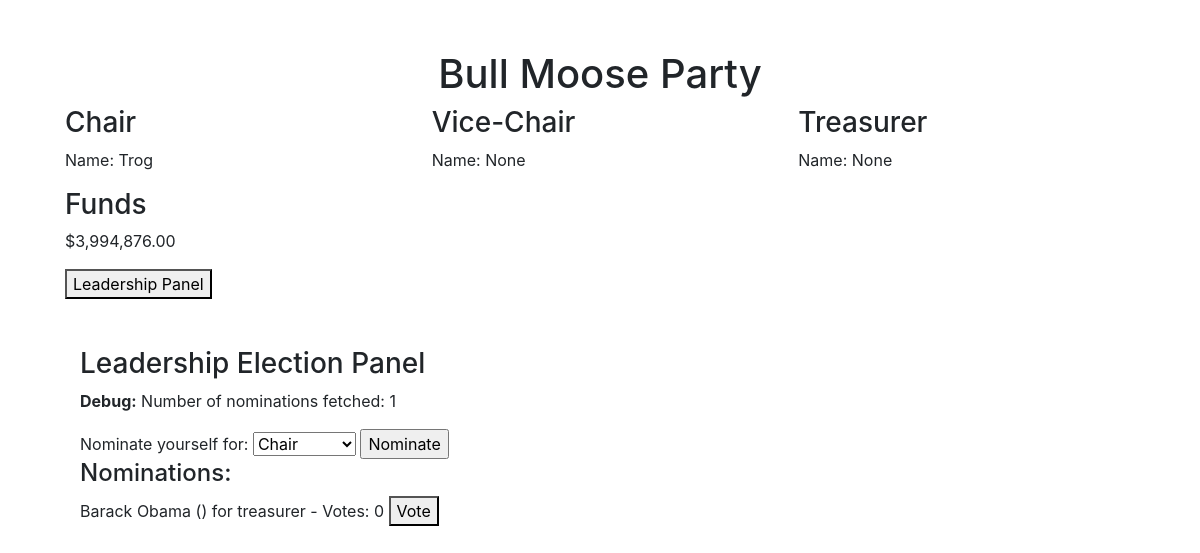
Page /party/1 (signed in) on the committed database.
### app.py (models this page shows, shortened)
class Party(db.Model):
    id = db.Column(db.Integer, primary_key=True)
    name = db.Column(db.String(100), unique=True, nullable=False)
    chair_id = db.Column(db.Integer, db.ForeignKey('politician.id'), nullable=True)
    vice_chair_id = db.Column(db.Integer, db.ForeignKey('politician.id'), nullable=True)
    treasurer_id = db.Column(db.Integer, db.ForeignKey('politician.id'), nullable=True)
    chair = db.relationship('Politician', foreign_keys=[chair_id])
    vice_chair = db.relationship('Politician', foreign_keys=[vice_chair_id])
    treasurer = db.relationship('Politician', foreign_keys=[treasurer_id])
    money = db.Column(db.Float, default=5000000.0)

class Politician(db.Model):
    id = db.Column(db.Integer, primary_key=True)
    name = db.Column(db.String(100))
    gender = db.Column(db.String(10))
    party = db.Column(db.String(100))
    bio = db.Column(db.Text)
    avatar = db.Column(db.String(100))
    state_id = db.Column(db.Integer, db.ForeignKey('state.id'))
    money = db.Column(db.Integer, default=1000000)
    hourly_money_generation = db.Column(db.Integer, default=10000)
    fundraiser_cost = db.Column(db.Integer, default=5)  # New field
    total_poll_percent = db.Column(db.Float, nullable=False, default=100.0)
    rallies_run = db.Column(db.Integer, default=0)
    ads_run = db.Column(db.Integer, default=0)
    state = db.relationship('State', backref=db.backref('politicians', lazy=True), foreign_keys=[state_id])

class PartyElectionNomination(db.Model):
    id = db.Column(db.Integer, primary_key=True)
    politician_id = db.Column(db.Integer, db.ForeignKey('politician.id'))
    party_id = db.Column(db.Integer, db.ForeignKey('party.id'))  # This line connects the nomination to a party
    position = db.Column(db.String(50))  # 'chair', 'vice_chair', or 'treasurer'
    votes = db.Column(db.Integer, default=0)
    politician = db.relationship('Politician', backref='nominations')

### app.py (the view)
@app.route('/party/<int:party_id>', methods=['GET'])
def party_details(party_id):
    party = Party.query.get(party_id)
    if not party:
        return "Party not found", 404
    current_politician = get_current_politician()
    transactions = PartyTransaction.query.filter(or_(PartyTransaction.sender_id == party.id, PartyTransaction.recipient_id == party.id)).all()
    nominations = PartyElectionNomination.query.filter_by(party_id=party.id).all()
    return render_template('party.html', party=party, current_politician=current_politician, transactions=transactions, nominations=nominations)

### app.py (called while the page is built)
def get_current_politician():
    return Politician.query.get(session['politician_id'])

### templates/party.html (shortened to what this page needs)
<!DOCTYPE html>
<html lang="en">
<head>
    <link rel="stylesheet" href="https://stackpath.bootstrapcdn.com/bootstrap/4.5.2/css/bootstrap.min.css">
</head>
<body>
    <h1>{{ party.name }}</h1>
    <div class="container">
        <div class="row">
            <div class="col-md-4">
                <h3>Chair</h3>
                <p>Name: {% if party.chair %}{{ party.chair.name }}{% else %}None{% endif %}</p>
            </div>
            <div class="col-md-4">
                <h3>Vice-Chair</h3>
                <p>Name: {% if party.vice_chair %}{{ party.vice_chair.name }}{% else %}None{% endif %}</p>
            </div>
            <div class="col-md-4">
                <h3>Treasurer</h3>
                <p>Name: {% if party.treasurer %}{{ party.treasurer.name }}{% else %}None{% endif %}</p>
            </div>
        </div>
        <div class="row">
            <div class="col-md-12">
                <h3>Funds</h3>
                <p>${{ "{:,.2f}".format(party.money) }}</p>
            </div>
        </div>
        {% if party.chair_id == current_politician.id or party.vice_chair_id == current_politician.id or party.treasurer_id == current_politician.id %}
            <button id="leadershipPanelButton">Leadership Panel</button>
        {% endif %}
        <div class="container mt-5">
            <h3>Leadership Election Panel</h3>
            <p><strong>Debug:</strong> Number of nominations fetched: {{ nominations|length }}</p>
            <form id="nominateForm">
                Nominate yourself for:
                <select id="position">
                    <option value="chair">Chair</option>
                </select>
                <input type="submit" value="Nominate">
            </form>
            <h4>Nominations:</h4>
            {% for nomination in nominations %}
                <p>
                    {{ nomination.politician.name }} ({{ nomination.politician.username }}) for {{ nomination.position }} - Votes: {{ nomination.votes }}
                    <button class="voteButton" data-nomination-id="{{ nomination.id }}">Vote</button>
                </p>
            {% else %}
                <p>No nominations found.</p>
            {% endfor %}
        </div>
    </div>
</body>
</html>

### templates/party.html (style rules this page uses)
body { padding: 50px; }
h1 { text-align: center; }

### rows in the picture
Party: name "Bull Moose Party", money "3,994,876.00"
Politician: chair.name "Trog"
PartyElectionNomination: politician.name "Barack Obama", position "treasurer", votes "0"

### other values in the picture
{{ nominations|length }} "1"
